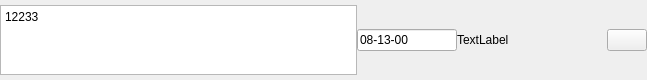
<?xml version="1.0" encoding="UTF-8"?>
<ui version="4.0">
 <class>Timer::TimerEntry</class>
 <widget class="QWidget" name="Timer::TimerEntry">
  <property name="geometry">
   <rect>
    <x>0</x>
    <y>0</y>
    <width>647</width>
    <height>80</height>
   </rect>
  </property>
  <property name="sizePolicy">
   <sizepolicy hsizetype="Preferred" vsizetype="Preferred">
    <horstretch>0</horstretch>
    <verstretch>0</verstretch>
   </sizepolicy>
  </property>
  <property name="focusPolicy">
   <enum>Qt::FocusPolicy::StrongFocus</enum>
  </property>
  <property name="windowTitle">
   <string>TimerEntry</string>
  </property>
  <layout class="QHBoxLayout" name="horizontalLayout">
   <property name="spacing">
    <number>0</number>
   </property>
   <property name="leftMargin">
    <number>0</number>
   </property>
   <property name="topMargin">
    <number>0</number>
   </property>
   <property name="rightMargin">
    <number>0</number>
   </property>
   <property name="bottomMargin">
    <number>0</number>
   </property>
   <item>
    <widget class="QPlainTextEdit" name="desc">
     <property name="enabled">
      <bool>true</bool>
     </property>
     <property name="sizePolicy">
      <sizepolicy hsizetype="Expanding" vsizetype="Fixed">
       <horstretch>1</horstretch>
       <verstretch>0</verstretch>
      </sizepolicy>
     </property>
     <property name="verticalScrollBarPolicy">
      <enum>Qt::ScrollBarPolicy::ScrollBarAlwaysOff</enum>
     </property>
     <property name="horizontalScrollBarPolicy">
      <enum>Qt::ScrollBarPolicy::ScrollBarAlwaysOff</enum>
     </property>
     <property name="sizeAdjustPolicy">
      <enum>QAbstractScrollArea::SizeAdjustPolicy::AdjustToContents</enum>
     </property>
     <property name="plainText">
      <string>12233</string>
     </property>
    </widget>
   </item>
   <item>
    <widget class="QLineEdit" name="ddl">
     <property name="sizePolicy">
      <sizepolicy hsizetype="Minimum" vsizetype="Fixed">
       <horstretch>0</horstretch>
       <verstretch>0</verstretch>
      </sizepolicy>
     </property>
     <property name="minimumSize">
      <size>
       <width>20</width>
       <height>0</height>
      </size>
     </property>
     <property name="maximumSize">
      <size>
       <width>100</width>
       <height>16777215</height>
      </size>
     </property>
     <property name="text">
      <string>08-13-00</string>
     </property>
    </widget>
   </item>
   <item>
    <widget class="QLabel" name="rest">
     <property name="minimumSize">
      <size>
       <width>150</width>
       <height>0</height>
      </size>
     </property>
     <property name="text">
      <string>TextLabel</string>
     </property>
    </widget>
   </item>
   <item>
    <widget class="QPushButton" name="del_btn">
     <property name="text">
      <string/>
     </property>
     <property name="icon">
      <iconset theme="QIcon::ThemeIcon::ListRemove"/>
     </property>
    </widget>
   </item>
  </layout>
 </widget>
 <resources/>
 <connections/>
</ui>
